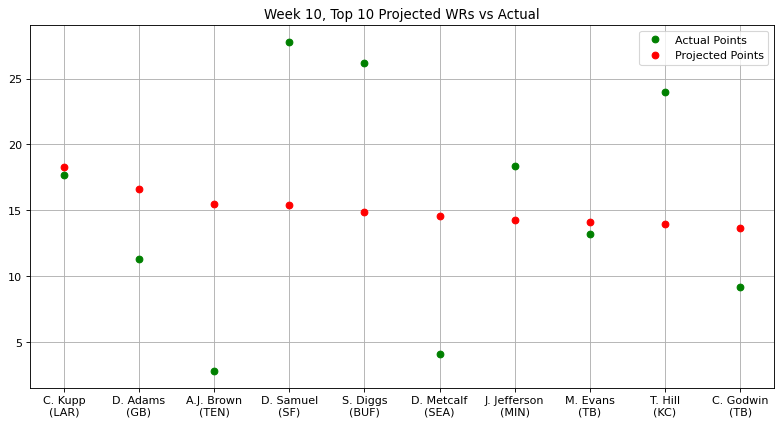

Write Python code to recreate this figure.
# Stats provided by NFL Fantasy
# Week 10: Top 10 Projected WRs vs. Actual Performance

import matplotlib.pyplot as plt
import numpy as np
from matplotlib.pyplot import figure
figure(figsize=(12, 6), dpi=80)

actualPoints = np.array([17.70,11.30,2.80,27.80,26.20,4.10,18.40,13.20,24.00,9.20])
projPoints = np.array([18.32,16.61,15.49,15.41,14.85,14.59,14.30,14.13,14.00,13.69])
players = np.array(["C. Kupp\n(LAR)","D. Adams\n(GB)","A.J. Brown\n(TEN)","D. Samuel\n(SF)",
                    "S. Diggs\n(BUF)","D. Metcalf\n(SEA)","J. Jefferson\n(MIN)","M. Evans\n(TB)",
                    "T. Hill\n(KC)","C. Godwin\n(TB)"])

plt.plot(players, actualPoints, 'o', c = 'g', label = 'Actual Points', ms = 6)
plt.plot(projPoints, 'o', c = 'r', label = 'Projected Points', ms = 6)
plt.title("Week 10, Top 10 Projected WRs vs Actual")
plt.legend()
plt.grid()
plt.show()
